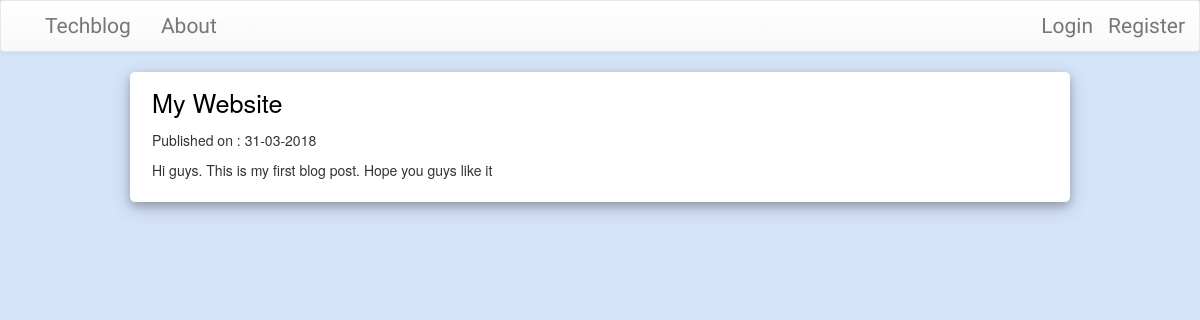
The app's page /, older data.
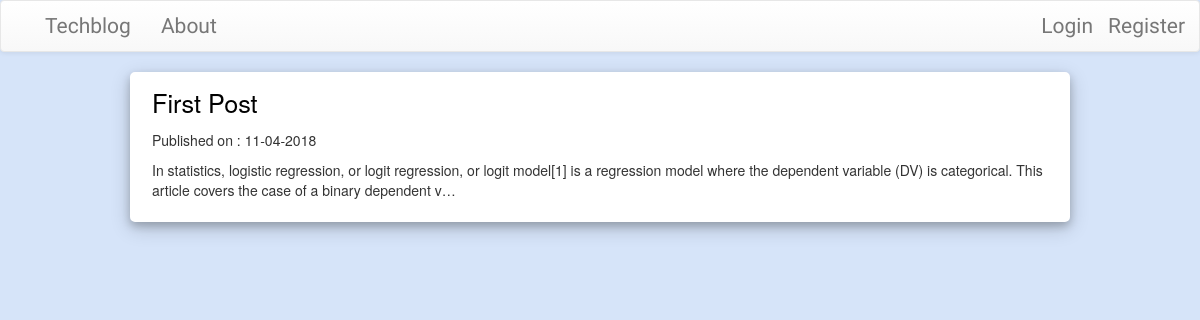
The same page, newer data.
### blog/models.py (models this page shows, shortened)
class Post(models.Model):
    author = models.ForeignKey('auth.User', on_delete=models.CASCADE)
    title = models.CharField(max_length=200)
    text = models.TextField()
    created_date = models.DateTimeField(default=timezone.now)
    published_date = models.DateTimeField(blank=True, null=True)

### blog/views.py (the view)
# urls.py: path('',views.PostListView.as_view(),name='post_list'),
class PostListView(ListView):
    model=Post
    def get_queryset(self):
        return Post.objects.filter(published_date__lte=timezone.now()).order_by('-published_date')

### blog/templates/blog/post_list.html (shortened to what this page needs)
{% extends "blog/base.html" %}
{% block content %}
<div class="centerstage">
  {% for post in post_list %}
  <div class="extra">
    <p ><a class="para1" href="{% url 'post_detail' pk=post.pk %}">{{post.title}}</a></p>
    <div class="date">
      <p>Published on : {{post.published_date|date:'d-m-Y'}}</p>
      <p>{{post.text|truncatechars:200}}</p>
     </div>
  </div>
  {% endfor %}
</div>
{% endblock %}

### blog/templates/blog/base.html (shortened to what this page needs)
<!DOCTYPE html>
{% load staticfiles %}
{% load widget_tweaks %}
<html lang="en" dir="ltr">
  <head>
    <link rel="stylesheet" href="https://maxcdn.bootstrapcdn.com/bootstrap/3.3.7/css/bootstrap.min.css">
    <link rel="stylesheet" href="https://maxcdn.bootstrapcdn.com/bootstrap/3.3.7/css/bootstrap-theme.min.css">
    <link rel="stylesheet" href="//cdn.jsdelivr.net/npm/medium-editor@latest/dist/css/medium-editor.min.css" type="text/css" media="screen" charset="utf-8">
    <link rel="stylesheet" href="{% static 'css/blog.css' %}">
  </head>
  <body>
    <nav class="navbar navbar-default techfont custom-navbar">
      <div class="container">
        <ul class="nav navbar-nav">
          <li ><a class="first" href="{% url 'post_list' %}">Techblog</a></li>
          <li><a  href="{% url 'about' %}">About</a></li>
        </ul>
        <ul class='nav navbar-nav navbar-right'>
          {% if user.is_authenticated %}
          <li>
            <a class="" href="{% url 'post_new' %}">New Post</a>
          </li>
          <li>
            <a href="{% url 'post_draft_list' %}">Your Post</a>
          </li>
          <li>
            <a href="{% url 'logout' %}">Log Out</a>
          </li>
          <li>
            <a >Welcome: {{user.username}}</a>
          </li>
          {% else %}
          <li>
            <a class='nav navbar-right' href="{% url 'login' %}">Login</a>
          </li>
          <li>
            <a class='nav navbar-right' href="{% url 'register' %}">Register</a>
          </li>
          {% endif %}
        </ul>
      </div>
    </nav>
      <div class="content container">
        <div class="">
          <div class="">
            <div class="blog_posts">
              {% block content %}
              {% endblock %}
            </div>
          </div>
        </div>
      </div>
  </body>
</html>

### blog/static/css/blog.css (style rules this page uses)
.para1 { font-size: 1.8em; color: black; }
.first { font-size: 1em; }
body { background-color: #d6e4f9; }
.extra { background-color: white; width=500px; box-shadow: 0 4px 8px 0 rgba(0, 0, 0, 0.2), 0 6px 20px 0 rgba(0, 0, 0, 0.19); border: 2px solid white; border-radius: 5px; margin: 10px 50px 10px 50px; padding-top: 10px; padding-right: 10px; padding-bottom: 10px; padding-left: 20px; }
.first { color:lightblue; }
.techfont { font-family: 'Russo One',sans-serif; font-size: 1.5em; margin-bottom: 10px; }
.centerstage { margin-right: 50px; margin-left: 50px; }

Row changes from the older to the newer data that the page shows:
removed Post: title "My Website", published_date "31-03-2018", text "Hi guys. This is my first blog post. Hope you guys like it"
added Post: title "First Post", published_date "11-04-2018", text "In statistics, logistic regression, or logit regression, or logit model[1] is a regression model where the dependent variable (DV) is categorical. This article covers the case of a binary dependent v…"
